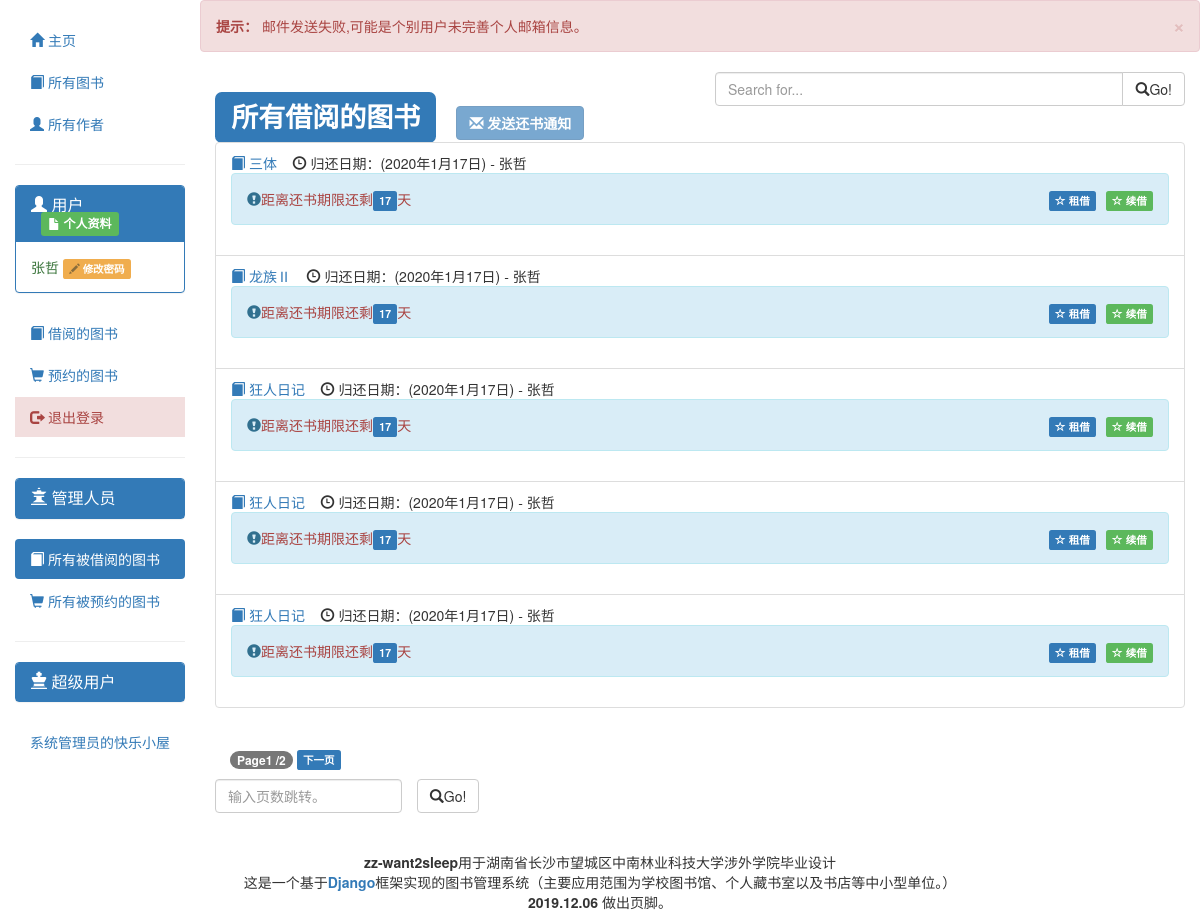
Screenshot of /catalog/borrowed/ (signed in) with the database file from the repository.
### catalog/models.py (models this page shows, shortened)
class BookInstance(models.Model):
    id = models.UUIDField(primary_key=True, default=uuid.uuid4,
                          help_text="Unique ID for this particular book across whole library")
    book = models.ForeignKey('Book', on_delete=models.SET_NULL, null=True)
    imprint = models.CharField(max_length=200)
    due_back = models.DateField(null=True, blank=True)
    appointment_time = models.DateField(null=True, blank=True)
    appointment = models.ForeignKey(
        User, on_delete=models.SET_NULL, null=True, blank=True, related_name='appointment')
    borrower = models.ForeignKey(
        User, on_delete=models.SET_NULL, null=True, blank=True, related_name='borrower')
    LOAN_STATUS = (
        ('m', 'Maintenance'),
        ('o', 'On loan'),
        ('a', 'Available'),
        ('r', 'Reserved'),
    )
    status = models.CharField(max_length=1, choices=LOAN_STATUS,
                              blank=True, default='m', help_text='当前图书副本状态')
    class Meta:
        ordering = ["status"]
        permissions = (("can_mark_returned", "Set book as returned"),)
    @property
    def is_overdue(self):
        if self.due_back and datetime.date.today() > self.due_back:
            return True
        return False
    @property
    def calculate_due_back(self):
        return datetime.date.today().__rsub__(self.due_back).days

class Book(models.Model):
    title = models.CharField(max_length=200)
    author = models.ForeignKey('Author', on_delete=models.SET_NULL, null=True)
    summary = models.TextField(
        max_length=1000, help_text="Enter a brief description of the book")
    isbn = models.CharField(
        'ISBN', max_length=13, help_text='13 Character <a href="https://www.isbn-international.org/content/what-isbn">ISBN number</a>')
    genre = models.ManyToManyField(
        Genre, help_text="elect a genre for this book 按住 ”Control“，或者Mac上的 “Command”，可以选择多个。")
    language = models.ForeignKey(
        'Language', on_delete=models.SET_NULL, null=True)
    pic = models.ImageField('picture', upload_to='BookImage', null=True,
                            blank=True, help_text='上传相应的图片。', default='BookImage/404.png')
    class Meta:
        ordering = ["-title"]
    def display_genre(self):
        """
        create a string for the Genre.This is required to display genre in Admin.
        """
        return ','.join([genre.name for genre in self.genre.all()[:3]])
    display_genre.short_description = 'Genre'
    def display_genre1(self):
        """
        create a string for the Genre.This is required to display genre in Admin.+1
        """
        return ','.join([genre.name for genre in self.genre.all()])
    display_genre1.short_description = 'Genre1'

### catalog/views.py (the view)
# urls.py: path(r'borrowed/', views.LoanedBooksAllListView.as_view(), name='all-borrowed'),
class LoanedBooksAllListView(PermissionRequiredMixin, generic.ListView):
    model = BookInstance
    permission_required = 'catalog.can_mark_returned'
    template_name = 'catalog/bookinstance_list_borrowed_all.html'
    paginate_by = 5
    def get_queryset(self):
        return BookInstance.objects.filter(status__exact='o').order_by('due_back')

### catalog/templates/catalog/bookinstance_list_borrowed_all.html (shortened to what this page needs)
{% extends "base_generic.html" %} {% block content %}
<div class="row">
    {% if request.session.res == '0'%}
    <div class="alert alert-danger alert-dismissible" role="alert">
      <button type="button" class="close" data-dismiss="alert" aria-label="Close"><span aria-hidden="true">&times;</span></button>
      <strong>提示：</strong> 邮件发送失败,可能是个别用户未完善个人邮箱信息。
    </div>
    {%elif  request.session.res%}
    <div class="alert alert-success alert-dismissible" role="alert">
      <button type="button" class="close" data-dismiss="alert" aria-label="Close"><span aria-hidden="true">&times;</span></button>
      <strong>提示：</strong> 邮件发送成功。
    </div>
    {%endif%}
        <div class="col-lg-6">
          <div class="input-group">
            <h1  style="display: inline-block;"><span class="label label-primary">所有借阅的图书</span></h1>
            {% load catalog_extras %}
            {% if bookinstance_list and user.is_authenticated %}
            <button type="button" class="btn btn-primary send_email" id="send_email" style="margin-left: 20px;"><span class="glyphicon glyphicon-envelope"></span> <a href="#"><span style="color: white; font-weight: bold; text-decoration: none;">发送还书通知</span></a></button>
            {% endif %}
          </div>
        </div>
        <form class="col-lg-6">
          <div class="input-group">
            <input
              name="allBorrowerFilter"
              type="text"
              class="form-control allBorrowerFilter"
              placeholder="Search for..."
            />
            <span class="input-group-btn">
              <button class="btn btn-default allBorrowerFilter" type="button"><span class="glyphicon glyphicon-search"></span>Go!</button>
            </span>
          </div>
      </div>
{% if bookinstance_list %}
<ul class="list-group">
  {% for bookinst in bookinstance_list %}
  <li class=" list-group-item {% if bookinst.is_overdue %}text-danger  list-group-item-danger{% endif %}">
    <a href="{% url 'catalog:book-detail' bookinst.book.pk %}"
      ><span class="glyphicon glyphicon-book"></span> {{bookinst.book.title}}</a
    >
    &nbsp;&nbsp;&nbsp;<span class="glyphicon glyphicon-time"></span> 归还日期：({{ bookinst.due_back }})
    {% if user.is_staff %}- {{ bookinst.borrower }}{% endif %}
    {% if bookinst.is_overdue %}
    <span class="label label-danger">违约</span>
    {% if perms.catalog.can_mark_returned %}
    <a href="{% url 'catalog:renew-book-librarian' bookinst.id %}"    class="text-muted" style=" float: right; margin-left: 10px;"><span class="label label-success"><span class="
      glyphicon glyphicon-star-empty"></span> 续借</span></a>
    <a href="{%url 'catalog:rent_out' id=bookinst.id pk=bookinst.book.pk %}" class="text-muted" style=" float: right; "><span class="label label-primary"><span class="
      glyphicon glyphicon-star-empty"></span> 租借</span></a>
    {% endif %}
    {% else %}
    <div class="alert alert-info" role="alert">
    <span class="glyphicon glyphicon-exclamation-sign"></span><span class="text-danger">距离还书期限还剩</span><span class="label label-primary">{{ bookinst.calculate_due_back }}</span><span class="text-danger">天</span>
    {% if perms.catalog.can_mark_returned %} <a href="{% url 'catalog:renew-book-librarian' bookinst.id %}" class="text-muted" style=" float: right;margin-left: 10px; "><span class="label label-success"><span class="
      glyphicon glyphicon-star-empty"></span> 续借</span></a>
      <a href="{%url 'catalog:rent_out' id=bookinst.id pk=bookinst.book.pk %}" class="text-muted" style=" float: right; "><span class="label label-primary"><span class="
        glyphicon glyphicon-star-empty"></span> 租借</span></a>
    {% endif %}
  </div>
    {% endif %}
  </li>
  {% endfor %}
</ul>
{% endif %}
{% endblock %}

### catalog/templates/base_generic.html (shortened to what this page needs)
<!DOCTYPE html>
<html lang="zh-hans">
  <head>
    <link
      rel="stylesheet"
      href="https://cdn.bootcss.com/bootstrap/3.3.7/css/bootstrap.min.css"
    />
    {% load static %}
    <link rel="stylesheet" href="{% static 'catalog/css/styles.css' %}" />
  </head>
  <body>
    <div class="container-fluid">
      <div class="row">
        <div class="col-sm-2">
          {% block sidebar %}
          <ul class="nav nav-pills nav-stacked sidebar-nav sidebar-top">
            <li role="presentation" class="{% if request.path == '/catalog/' %}active{% endif %}">
              <a href="{% url 'catalog:index' %}"><span class="glyphicon glyphicon-home"></span> 主页</a>
            </li>
            <li role="presentation" class="li1 {% if request.path == '/catalog/books/' or request.path|truncatechars:15 == '/catalog/books/' %}active{% endif %}">
              <a href="{% url 'catalog:books' %}"><span class="glyphicon glyphicon-book"></span> 所有图书</a>
            </li>
            <li role="presentation" class="li2 {% if request.path == '/catalog/authors/' or request.path|truncatechars:17 == '/catalog/authors/' %}active{% endif %}">
              <a href="{% url 'catalog:authors' %}"><span class="glyphicon glyphicon-user"></span> 所有作者</a>
            </li>
          </ul>
          {% endblock %}
          {% block userinterface %}
          <hr>
          <ul class="nav nav-pills nav-stacked sidebar-nav">
              {% if user.is_authenticated %}
              <li role="presentation">
                    <div class="panel panel-primary">
                        <div class="panel-heading">
                          <h3 class="panel-title">
                              <span class="glyphicon glyphicon-user"></span> 用户<a href="{% url 'catalog:user_profile' user.pk%}" style="margin-left:10px;"><span class="label label-success"><span class="glyphicon glyphicon-file"></span> 个人资料</span></a></h3>
                        </div>
                        <div class="panel-body text-success">
                            {{ user.get_username }}
                            <a href="{% url 'catalog:password_change'%}" ><span class="label label-warning"><span class="glyphicon glyphicon-pencil text-warning"></span> 修改密码</span></a>
                        </div>
                      </div>
              </li>
              <li role="presentation" class=""><a href="{% url 'catalog:my-borrowed' %}"><span class="glyphicon glyphicon-book"></span> 借阅的图书</a></li>
              {%if user.email%}
              <li role="presentation" class=""><a href="{% url 'catalog:my-appointment' %}"><span class="glyphicon glyphicon-shopping-cart"></span> 预约的图书</a></li>
              {%endif%}
              <li role="presentation" class="bg-danger" ><a href="{% url 'logout'%}?next={{request.path}}"><span class="text-danger"><span class="glyphicon glyphicon-log-out"></span> 退出登录</span></a></li>
            {% else %}
              <li role="presentation" class="bg-info"><a href="{% url 'login'%}?next={{request.path}}"><span class="text-primary"><span class="glyphicon glyphicon-log-in"></span> 账号登录</span></a></li>
            {% endif %}
          </ul>
          <hr>
          <ul class="nav nav-pills nav-stacked sidebar-nav">
              {% if user.is_authenticated %}
              <li role="presentation">
                  <div class="panel panel-primary {% if not perms.catalog.can_mark_returned %}hidden{% endif %}">
                      <div class="panel-heading">
                        <h3 class="panel-title">
                          <span class="glyphicon glyphicon-queen"></span> 管理人员</h3>
                      </div>
                    </div>
              </li>
              {% endif %}
              {% if perms.catalog.can_mark_returned %}
              <li role="presentation" class="{% if request.path == '/catalog/borrowed/' or request.path|truncatechars:20 == '/catalog/borrowed/s/'%}active{% endif %}"><a href="{% url 'catalog:all-borrowed' %}"><span class="glyphicon glyphicon-book"></span> 所有被借阅的图书</a></li>
              {%endif%}
              {%if perms.catalog.can_mark_returned and user.email %}
              <li role="presentation" class=""><a href="{% url 'catalog:all-appointment'%}"><span class="glyphicon glyphicon-shopping-cart"></span> 所有被预约的图书</a></li>
              {% endif %}
          </ul>
          {% if user.is_authenticated and perms.catalog.can_mark_returned and user.is_staff %}
          <hr>
          <ul class="nav nav-pills nav-stacked sidebar-nav">
              <li role="presentation">
                  <div class="panel panel-primary {% if not perms.catalog.can_mark_returned %}hidden{% endif %}">
                      <div class="panel-heading">
                        <h3 class="panel-title">
                          <span class="glyphicon glyphicon-king"></span> 超级用户</h3>
                      </div>
                    </div>
                  </li>
                  <li role="presentation" class="{% if request.path == '/admin/' %}active{% endif %}"><a href="/admin/">系统管理员的快乐小屋</a></li>
                </ul>
                {% endif %}
        </div>
        {% endblock %}
        <div class="col-sm-10">
          {% block content %}{% endblock %}
          {% block pagination %} {% if is_paginated %}
          <div class="pagination row">
            <div class="col-sm-12" style="margin-bottom:10px;">
            <span class="page-links">
              <span class="badge text-danger"
                  >Page{{ page_obj.number }}
                  /{{ page_obj.paginator.num_pages }}</span
                >
              </span>
              {% if page_obj.has_next %}
              <a href="{{ request.path }}?page={{ page_obj.next_page_number }}"
                ><span class="label label-primary">下一页</span></a
              >
              {% endif %}
          </div>
          <form class="navbar-form navbar-left" role="search">
              <div class="form-group">
                  <div class="row">
                      <div class="col-sm-8" style="padding-right:0">
                <input type="text" id="paginator"
                name="page" class="form-control" placeholder="输入页数跳转。">
              </div>
              <div class="col-sm-4" style="padding-left: 15px;">
              <button type="submit" class="btn btn-default pagination1"><span class="glyphicon glyphicon-search"></span>Go!</button>
              </div>
              </div>
            </div>
            </form>
          </div>
        </div>
          {% endif %} {% endblock %}
        </div>
      </div>
      {%block footer%}
            <div class="footer">
                        <p style="
                          display: block;
                          margin-left: auto;
                          margin-right: auto;
                          text-align: center;
                        ">
                        <strong>zz-want2sleep</strong>用于湖南省长沙市望城区中南林业科技大学涉外学院毕业设计<br/>
                          这是一个基于<a href="https://www.djangoproject.com"><strong >Django</strong></a>框架实现的图书管理系统（主要应用范围为学校图书馆、个人藏书室以及书店等中小型单位。）<br/>
                          <strong>2019.12.06 </strong>做出页脚。</p>
                  </div>
        {% endblock %}
  </body>
</html>

### catalog/static/catalog/css/styles.css (style rules this page uses)
.sidebar-nav { margin-top: 20px; padding: 0; list-style: none; }

### catalog/templates/base_generic.html (style rules this page uses)
a,a:link,a:visited { text-decoration: none; }

### rows the page displays
BookInstance: book "三体", due_back "2020年1月17日", borrower "张哲", calculate_due_back "17"
BookInstance: book "龙族Ⅱ", due_back "2020年1月17日", borrower "张哲", calculate_due_back "17"
BookInstance: book "狂人日记", due_back "2020年1月17日", borrower "张哲", calculate_due_back "17"
BookInstance: book "狂人日记", due_back "2020年1月17日", borrower "张哲", calculate_due_back "17"
BookInstance: book "狂人日记", due_back "2020年1月17日", borrower "张哲", calculate_due_back "17"

### other values shown
{{ user.get_username }} "张哲"
{{ page_obj.number }} "1"
{{ page_obj.paginator.num_pages }} "2"
